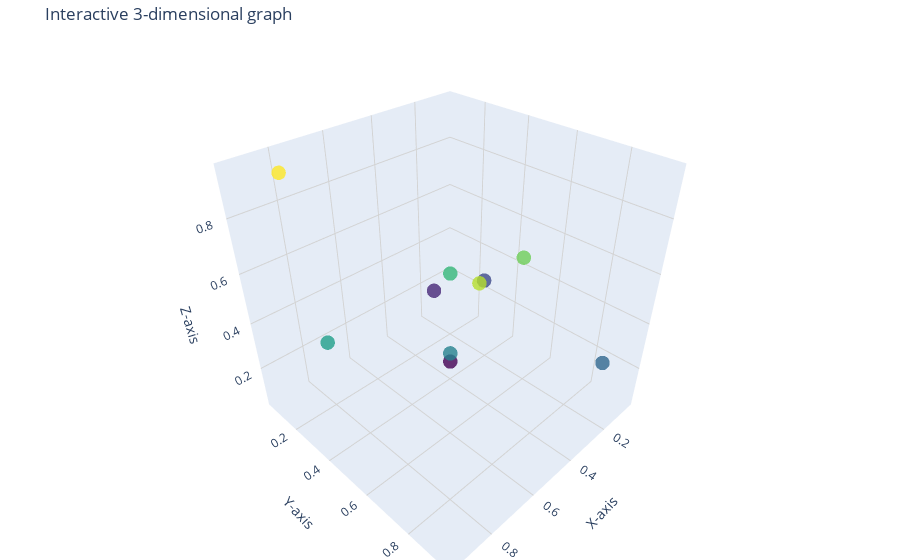

Notebook code for this chart:
### Markdown cell above
An interactive version of the above graph can be plotted using `plotly`:

### Code cell
points = generate_indices(3, 10)
x = points[:, 0]
y = points[:, 1]
z = points[:, 2]

fig = go.Figure()

fig.add_trace(go.Scatter3d(
    x=x, y=y, z=z,
    mode='markers',
    marker=dict(
        size=5,
        color=z,  # The color is a function of height
        colorscale='viridis',
        opacity=0.8
    )
))

# Formatting of axes and background
fig.update_layout(
    title="Interactive 3-dimensional graph",
    scene=dict(
        xaxis=dict(title="X-axis", showgrid=True, gridcolor="lightgray"),
        yaxis=dict(title="Y-axis", showgrid=True, gridcolor="lightgray"),
        zaxis=dict(title="Z-axis", showgrid=True, gridcolor="lightgray"),
    ),
    margin=dict(l=0, r=0, b=0, t=40),
)

fig.show()

### Figure 1 — Plotly figure (JSON) as saved in the notebook; plotly's stock layout.template omitted (floating-point values rounded to 4 significant figures)
{"data": [{"marker": {"color": [0.25, 0.15, 0.35, 0.05, 0.75, 0.65, 0.45, 0.85, 0.95, 0.55], "colorscale": [[0, "#440154"], [0.1111, "#482878"], [0.2222, "#3e4989"], [0.3333, "#31688e"], [0.4444, "#26828e"], [0.5556, "#1f9e89"], [0.6667, "#35b779"], [0.7778, "#6ece58"], [0.8889, "#b5de2b"], [1, "#fde725"]], "opacity": 0.8, "size": 5}, "mode": "markers", "type": "scatter3d", "x": [0.05, 0.15, 0.25, 0.35, 0.45, 0.55, 0.65, 0.75, 0.85, 0.95], "y": [0.25, 0.05, 0.95, 0.35, 0.75, 0.55, 0.65, 0.85, 0.15, 0.45], "z": [0.25, 0.15, 0.35, 0.05, 0.75, 0.65, 0.45, 0.85, 0.95, 0.55]}], "layout": {"margin": {"b": 0, "l": 0, "r": 0, "t": 40}, "scene": {"xaxis": {"gridcolor": "lightgray", "showgrid": true, "title": {"text": "X-axis"}}, "yaxis": {"gridcolor": "lightgray", "showgrid": true, "title": {"text": "Y-axis"}}, "zaxis": {"gridcolor": "lightgray", "showgrid": true, "title": {"text": "Z-axis"}}}, "title": {"text": "Interactive 3-dimensional graph"}}}
